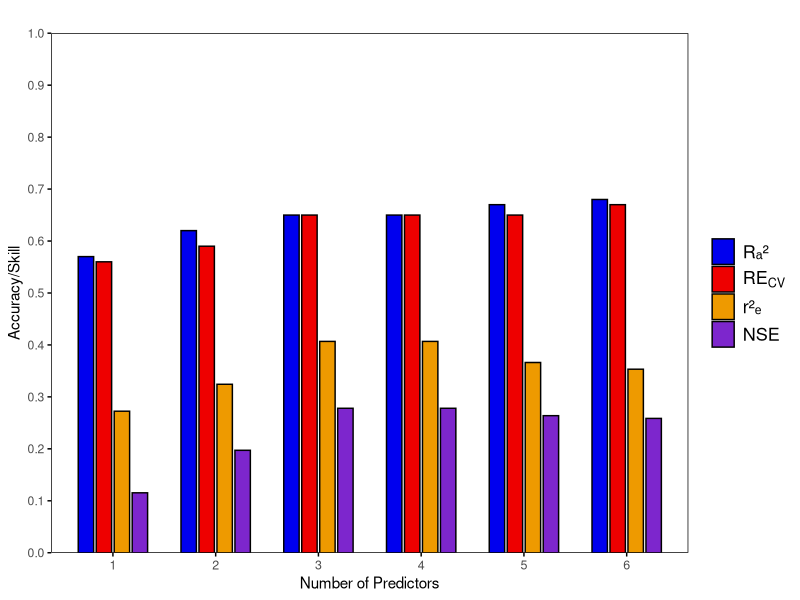

R code for this plot:


# Create a data frame with the given data
data <- data.frame(
  Category = 1:6,
  Value1 = c(0.57, 0.62, 0.65, 0.65, 0.67, 0.68),
  Value2 = c(0.56, 0.59, 0.65, 0.65, 0.65, 0.67),
  Value3 = c(0.27245, 0.32431, 0.4068, 0.4068, 0.36618, 0.35329),
  Value4 = c(0.1154, 0.19716, 0.27812, 0.27812, 0.26386, 0.25859)
)

# Load the necessary library
library(ggplot2)

# Reshape the data to long format
data_long <- tidyr::gather(data, Key, Value, -Category)

# Create the bar chart
chart <- ggplot(data_long, aes(x = as.factor(Category), y = Value, fill = Key)) +
  geom_bar(stat = "identity", position = position_dodge(width = 0.7), width = 0.6, color = "black") +
  labs(title = "", x = "Number of Predictors", y = "Accuracy/Skill") +
  scale_fill_manual(
    values = c("Value1" = "blue2", "Value2" = "red2", "Value3" = "orange2", "Value4" = "purple3"),
    labels = c("Rₐ²", expression(RE[CV]), "r²ₑ", "NSE")
  ) +
  scale_x_discrete(labels = c("1", "2", "3", "4", "5", "6")) +
  scale_y_continuous(limits = c(0, 1), breaks = seq(0, 1, 0.1), expand = c(0, 0)) +
  labs(fill = NULL) +  # Remove legend title
  theme_minimal() +
  theme(
    legend.position = "right",
    panel.background = element_rect(fill = "white"),
    axis.text.x = element_text(size = 9, face = "plain"),
    axis.ticks = element_line(color = "black", size = .5),
    panel.grid = element_blank(),
    legend.text = element_text(hjust = 0)  # Left justify legend text
    
  )

# Save the plot as a PNG file
ggsave("bar_chart1.png", plot = chart + guides(fill = guide_legend(nrow = 4, byrow = TRUE, keyheight = unit(.7, "cm"))) +
         theme(legend.text = element_text(size = 13)), 
       width = 8, height = 6, dpi = 300, bg = "white")
